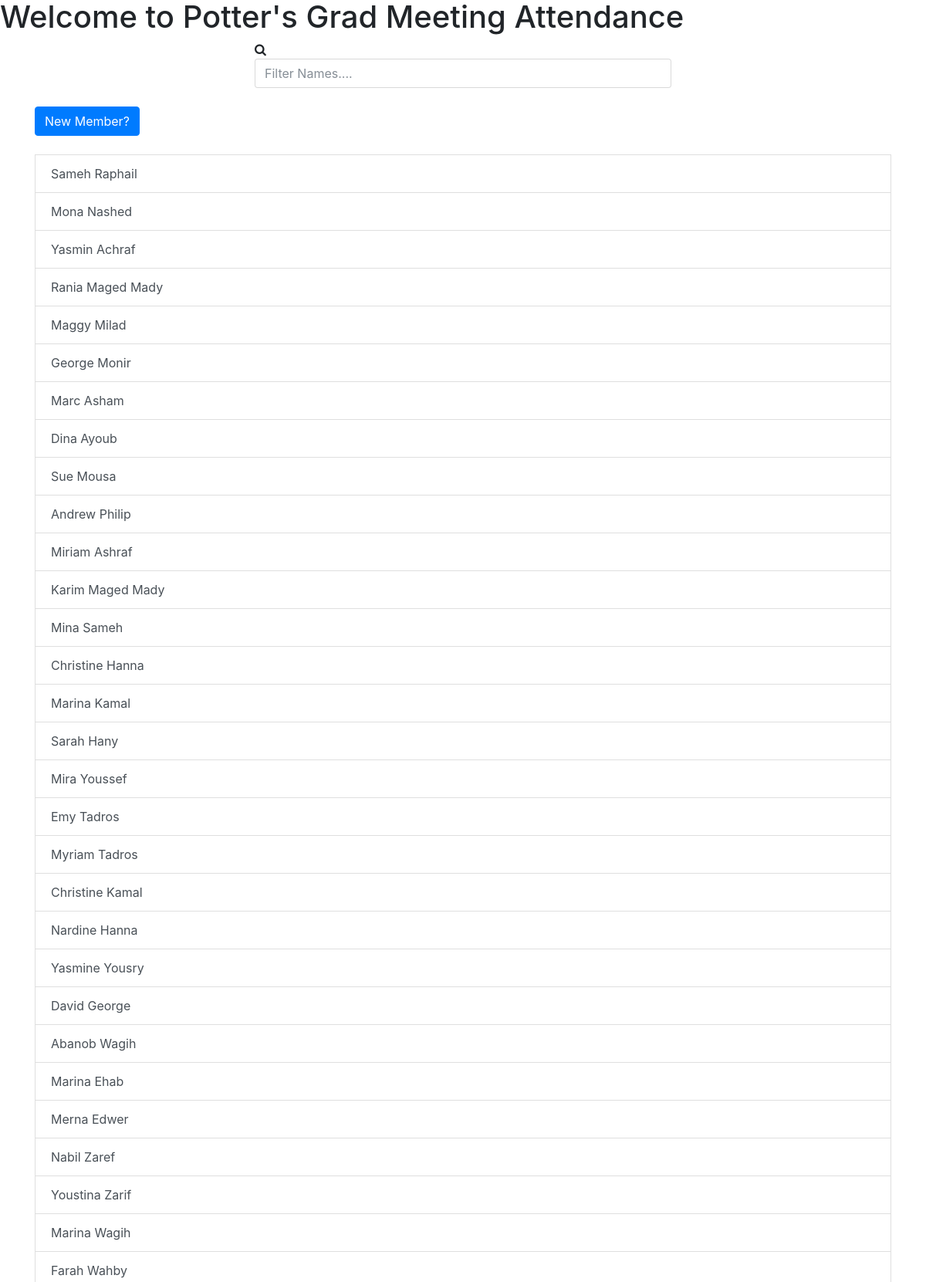
The page / (upper part) on the database its author committed.
### meeting/models.py (models this page shows, shortened)
class Attendee(models.Model):
    name = models.CharField(max_length=200)
    mobile = models.CharField(max_length=200,
                              default="0",
                              null=True,
                              blank=True)
    email = models.CharField(max_length=200, blank=True)

### meeting/views.py (the view)
# urls.py: path('', views.index, name='index'),
def index(request):
    members = Attendee.objects.all()
    template = loader.get_template('index.html')
    context = {
        'all_members': members,
    }
    return HttpResponse(template.render(context, request))

### templates/index.html (shortened to what this page needs)
{% extends "template.html" %}
{% block content %}
  <h1>Welcome to Potter's Grad Meeting Attendance</h1>
  <div class="container">
    <div class="row height d-flex justify-content-center align-items-center">
      <div class="col-md-6">
        <div class="form">
          <i class="fa fa-search"></i>
          <input type="text" id="myInput" onkeyup="filterNames()" class="form-control form-input"
            placeholder="Filter Names....">
        </div>
      </div>
    </div>
  </div>
  <div class="container">
<a class="btn btn-primary" target="_self" href="/newmember/">New Member?</a>
      <br> <br>
    <div class="list-group" id="namesList" role="tablist">
         {% if all_members %}
      <form id="jsonForm"  enctype="application/x-www-form-urlencoded" action="/addattendance/" method="post">
             {% for mem in all_members %}
         <button class="list-group-item list-group-item-action" id="your_name" type="json" name="{{ mem.name}},{{mem.id}}">{{ mem.name }} </button>
               {% endfor %}
      </form>
      {% else %}
      <a href="#" class="list-group-item list-group-item-action">No members found</a>
{% endif %}
    </div>
  </div>
{% endblock %}

### rows shown on the page
Attendee: name "Sameh Raphail"
Attendee: name "Mona Nashed"
Attendee: name "Yasmin Achraf"
Attendee: name "Rania Maged Mady"
Attendee: name "Maggy Milad"
Attendee: name "George Monir"
Attendee: name "Marc Asham"
Attendee: name "Dina Ayoub"
Attendee: name "Sue Mousa"
Attendee: name "Andrew Philip"
Attendee: name "Miriam Ashraf"
Attendee: name "Karim Maged Mady"
Attendee: name "Mina Sameh"
Attendee: name "Christine Hanna"
Attendee: name "Marina Kamal"
Attendee: name "Sarah Hany"
Attendee: name "Mira Youssef"
Attendee: name "Emy Tadros"
Attendee: name "Myriam Tadros"
Attendee: name "Christine Kamal"
Attendee: name "Nardine Hanna"
Attendee: name "Yasmine Yousry"
Attendee: name "David George"
Attendee: name "Abanob Wagih"
Attendee: name "Marina Ehab"
Attendee: name "Merna Edwer"
Attendee: name "Nabil Zaref"
Attendee: name "Youstina Zarif"
Attendee: name "Marina Wagih"
Attendee: name "Farah Wahby"
